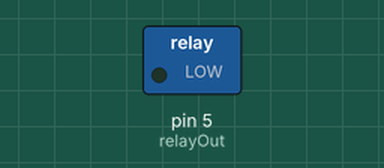
Simulated run of this sketch. Board: Arduino Uno, built with avr-gcc and run on an emulated ATmega328P. Parts: switched loads named in the sketch (green lamp = pin HIGH).

Above: at 0.1 s.
At 120.1 s:
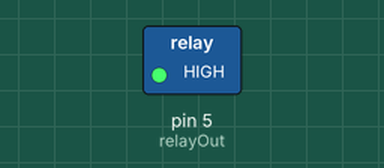
Timing chart, 0 to 121.6 s (numbered marks = the images above):
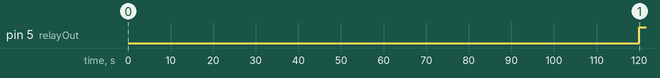

The sketch:

hydroponics.ino
```cpp
const int relayOut = 5;
const unsigned long timeOff = 60000; // 1 minute
const unsigned long timeOn = 120000; // 2 minutes

bool on = false;
unsigned long previousMillis = 0;
unsigned long interval = timeOn;

void setup() {
  Serial.begin(9600);
  pinMode(relayOut, OUTPUT);

  on = true;
  previousMillis = millis();
  interval = timeOn;
}

void loop() {
  unsigned long currentMillis = millis();

  if (currentMillis < previousMillis) {
    // The millis() internal counter overflowed and reseted to zero
    previousMillis = currentMillis;
  }

  if (currentMillis - previousMillis >= interval) {
    previousMillis = currentMillis;
    if (on) {
      turnOff();
      interval = timeOff;
    } else {
      turnOn();
      interval = timeOn;
    }
  }

  delay(1000);
}

void turnOn() {
  on = true;
  digitalWrite(relayOut, LOW);
}

void turnOff() {
  on = false;
  digitalWrite(relayOut, HIGH);
}
```

Measured:
- by itself, pin 5 (relayOut): LOW → HIGH at 120 s
